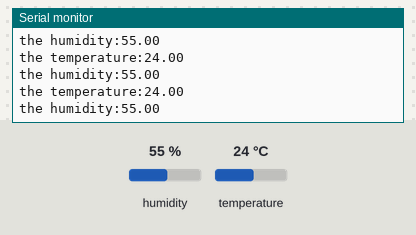
This sketch was run on a simulated Arduino Uno, built with avr-gcc and run on an emulated ATmega328P. Parts: the last lines printed to the serial monitor. The test bench sets the inputs (shaded band); at power-on: humidity 55 %, temperature 24 °C.

Above: at 2.8 s.
2.9 s: humidity set to 22 %
At 4.4 s:
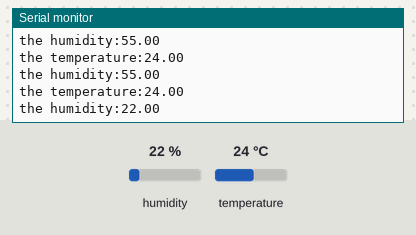
5.6 s: temperature set to 12 °C
At 6.0 s:
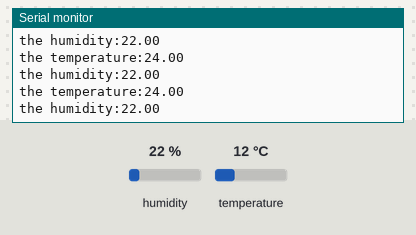
8.3 s: humidity set to 40 %
At 8.45 s:
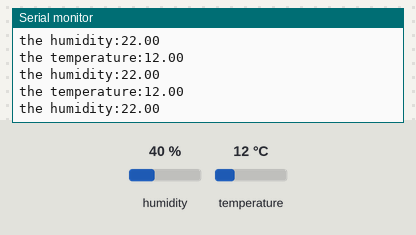
Timing chart, 0 to 11.3 s (numbered marks = the images above; inputs shaded):
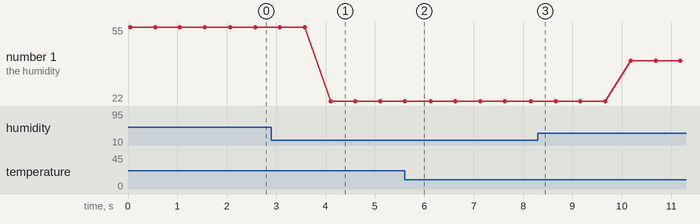

Measured:
- after the input at 2.9 s, the serial monitor: prints a new line after 1.2 s (image 1)
- plotted number 1: 55 → 22 after the input at 2.9 s, 22 → 40 after the input at 8.3 s

The sketch:

digital_humidity_and_temperature_sensor.ino
```cpp
#include <DHT.h>
#include <DHT_U.h>
#define DHTpin 2
#define DHTType DHT11
DHT dht(DHTpin,DHTType);

void setup() {
  // put your setup code here, to run once:
  dht.begin();
  Serial.begin(9600);
}

void loop() {
  // put your main code here, to run repeatedly:
float temp,hum;
temp=dht.readTemperature();
hum=dht.readHumidity();
Serial.print("the temperature:");
Serial.println(temp);
Serial.print("the humidity:");
Serial.println(hum);
delay(500);

}
```
